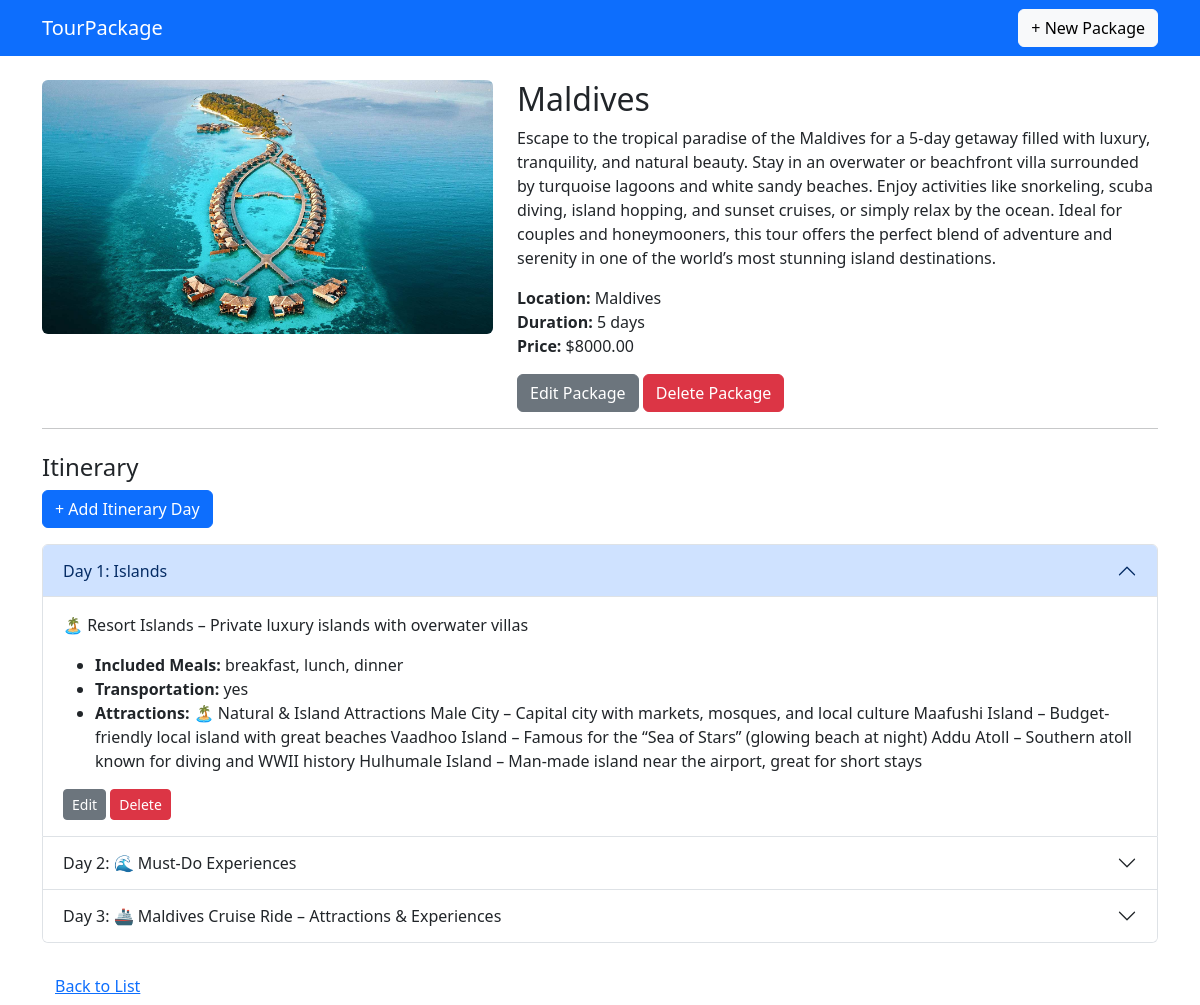
Screenshot of /package/5/ with the database file from the repository.
### tours/models.py (models this page shows, shortened)
class TourPackage(models.Model):
    title = models.CharField(max_length=255)
    description = models.TextField()
    price = models.DecimalField(max_digits=10, decimal_places=2)
    duration = models.PositiveIntegerField(help_text="Duration in days")
    location = models.CharField(max_length=255)
    featured_image = models.ImageField(upload_to='tour_images/', blank=True, null=True)

class Itinerary(models.Model):
    tour_package = models.ForeignKey(TourPackage, related_name='itineraries', on_delete=models.CASCADE)
    day_number = models.PositiveIntegerField(help_text="Day number in the itinerary")
    title = models.CharField(max_length=255)
    description = models.TextField()
    included_meals = models.CharField(max_length=255, blank=True, help_text="Comma separated: breakfast, lunch, dinner")
    transportation = models.CharField(max_length=255, blank=True)
    attractions = models.TextField(help_text="Comma-separated attractions", blank=True)
    class Meta:
        unique_together = ('tour_package', 'day_number')
        ordering = ['day_number']

### tours/views.py (the view)
# urls.py: path('package/<int:pk>/', views.tour_package_detail, name='tour_package_detail'),
def tour_package_detail(request, pk):
    package = get_object_or_404(TourPackage, pk=pk)
    itineraries = package.itineraries.all()
    return render(request, 'tours/tour_package_detail.html', {'package': package, 'itineraries': itineraries})

### tours/templates/tours/tour_package_detail.html (shortened to what this page needs)
<!DOCTYPE html>
<html lang="en">
<head>
</head>
<body>
    {% extends "tours/base.html" %}
{% block content %}
<div class="row">
    <div class="col-md-5">
        {% if package.featured_image %}
        <img src="{{ package.featured_image.url }}" class="img-fluid rounded" alt="{{ package.title }}">
        {% endif %}
    </div>
    <div class="col-md-7">
        <h2>{{ package.title }}</h2>
        <p>{{ package.description }}</p>
        <ul class="list-unstyled">
            <li><strong>Location:</strong> {{ package.location }}</li>
            <li><strong>Duration:</strong> {{ package.duration }} days</li>
            <li><strong>Price:</strong> ${{ package.price }}</li>
        </ul>
        <a href="{% url 'tours:tour_package_update' package.pk %}" class="btn btn-secondary">Edit Package</a>
        <a href="{% url 'tours:tour_package_delete' package.pk %}" class="btn btn-danger">Delete Package</a>
    </div>
</div>
<hr>
<h4 class="mt-4">Itinerary</h4>
<a href="{% url 'tours:itinerary_create' package.pk %}" class="btn btn-primary mb-3">+ Add Itinerary Day</a>
<div class="accordion" id="itineraryAccordion">
    {% for item in itineraries %}
    <div class="accordion-item">
        <h2 class="accordion-header" id="heading{{ item.day_number }}">
            <button class="accordion-button {% if not forloop.first %}collapsed{% endif %}" type="button" data-bs-toggle="collapse" data-bs-target="#collapse{{ item.day_number }}" aria-expanded="{% if forloop.first %}true{% else %}false{% endif %}">
                Day {{ item.day_number }}: {{ item.title }}
            </button>
        </h2>
        <div id="collapse{{ item.day_number }}" class="accordion-collapse collapse {% if forloop.first %}show{% endif %}" aria-labelledby="heading{{ item.day_number }}" data-bs-parent="#itineraryAccordion">
            <div class="accordion-body">
                <p>{{ item.description }}</p>
                <ul>
                    <li><strong>Included Meals:</strong> {{ item.included_meals|default:"None" }}</li>
                    <li><strong>Transportation:</strong> {{ item.transportation|default:"N/A" }}</li>
                    <li><strong>Attractions:</strong> {{ item.attractions|default:"N/A" }}</li>
                </ul>
                <a href="{% url 'tours:itinerary_update' item.pk %}" class="btn btn-secondary btn-sm">Edit</a>
                <a href="{% url 'tours:itinerary_delete' item.pk %}" class="btn btn-danger btn-sm">Delete</a>
            </div>
        </div>
    </div>
    {% empty %}
    <p>No itinerary available for this package.</p>
    {% endfor %}
</div>
<a href="{% url 'tours:tour_package_list' %}" class="btn btn-link mt-4">Back to List</a>
{% endblock %}

### rows the page displays
TourPackage: featured_image (picture), title "Maldives", description "Escape to the tropical paradise of the Maldives for a 5-day getaway filled with luxury, tranquility, and natural beauty. Stay in an overwater or beachfront villa surrounded by turquoise lagoons and white sandy beaches. Enjoy activities like snorkeling, scuba diving, island hopping, and sunset cruises, or simply relax by the ocean. Ideal for couples and honeymooners, this tour offers the perfect blend of adventure and serenity in one of the world’s most stunning island destinations.", location "Maldives", duration "5", price "8000.00"
Itinerary: day_number "1", title "Islands", description "🏝️ Resort Islands – Private luxury islands with overwater villas", included_meals "breakfast, lunch, dinner", transportation "yes", attractions "🏝️ Natural & Island Attractions Male City – Capital city with markets, mosques, and local culture Maafushi Island – Budget-friendly local island with great beaches Vaadhoo Island – Famous for the “Sea of Stars” (glowing beach at night) Addu Atoll – Southern atoll known for diving and WWII history Hulhumale Island – Man-made island near the airport, great for short stays"
Itinerary: day_number "2", title "🌊 Must-Do Experiences"
Itinerary: day_number "3", title "🚢 Maldives Cruise Ride – Attractions & Experiences"
